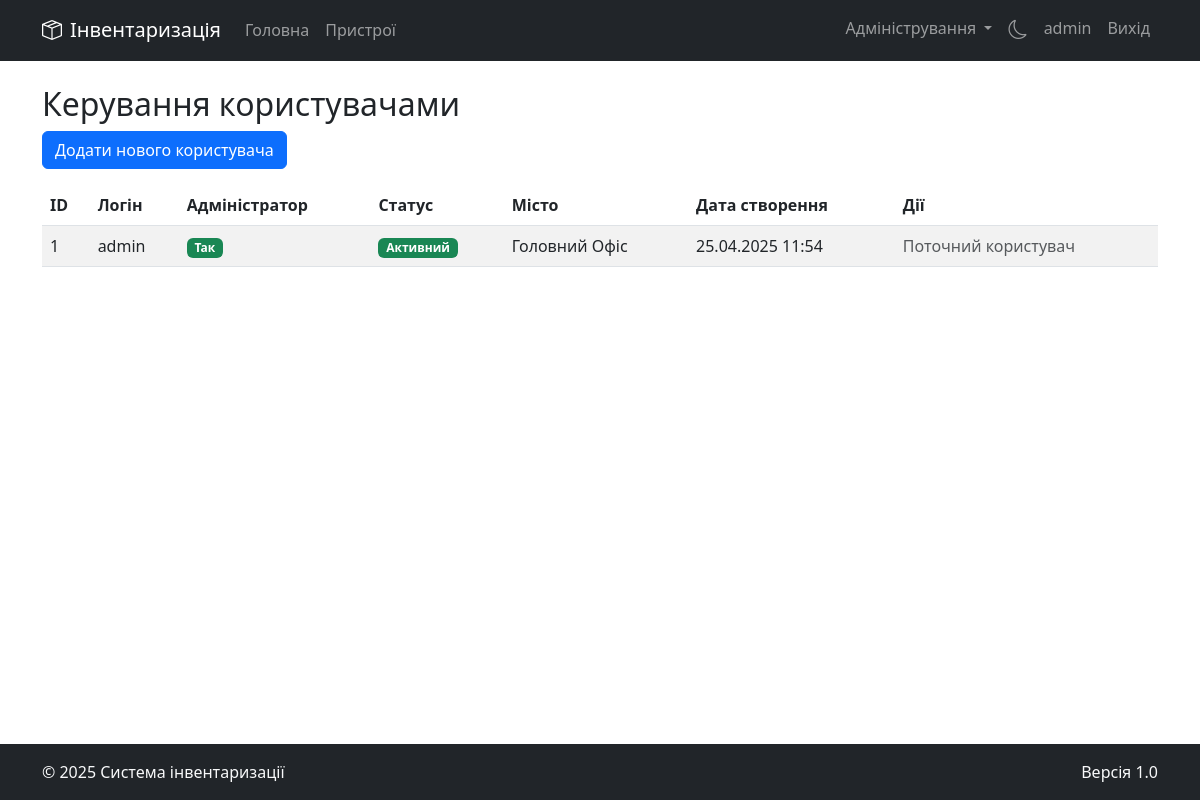
The app's page /admin/users (signed in) with its own data.
### app.py (models this page shows, shortened)
class User(UserMixin, db.Model):
    id = db.Column(db.Integer, primary_key=True)
    username = db.Column(db.String(80), unique=True, nullable=False)
    password = db.Column(db.String(120), nullable=False)
    is_admin = db.Column(db.Boolean, default=False)
    is_active = db.Column(db.Boolean, default=True)
    created_at = db.Column(db.DateTime, default=datetime.utcnow)
    city_id = db.Column(db.Integer, db.ForeignKey('city.id'))
    city = db.relationship('City', backref='users')

class City(db.Model):
    id = db.Column(db.Integer, primary_key=True)
    name = db.Column(db.String(100), nullable=False, unique=True)
    devices = db.relationship('Device', backref='city', lazy=True)

### app.py (the view)
    def wrapper(*args, **kwargs):
        if not current_user.is_authenticated or not current_user.is_admin:
            abort(403)
        return func(*args, **kwargs)

### app.py (called while the page is built)
@login_manager.user_loader
def load_user(user_id):
    user = User.query.get(int(user_id))
    if user and user.is_active:
        return user
    return None

def admin_required(func):
    def wrapper(*args, **kwargs):
        if not current_user.is_authenticated or not current_user.is_admin:
            abort(403)
        return func(*args, **kwargs)
    wrapper.__name__ = func.__name__
    return wrapper

@app.route('/admin/users')
@login_required
@admin_required
def admin_users():
    users = User.query.all()
    return render_template('admin/users.html', users=users)

@app.context_processor
def utility_processor():
    def get_user_agent():
        return request.headers.get('User-Agent')
    return dict(get_user_agent=get_user_agent)

### templates/admin/users.html
{% extends "base.html" %}
{% block content %}
<h2>Керування користувачами</h2>
<a href="{{ url_for('admin_add_user') }}" class="btn btn-primary mb-3">Додати нового користувача</a>
<div class="table-responsive">
    <table class="table table-striped">
        <thead>
            <tr>
                <th>ID</th>
                <th>Логін</th>
                <th>Адміністратор</th>
                <th>Статус</th>
                <th>Місто</th>
                <th>Дата створення</th>
                <th>Дії</th>
            </tr>
        </thead>
        <tbody>
            {% for user in users %}
            <tr>
                <td>{{ user.id }}</td>
                <td>{{ user.username }}</td>
                <td>{% if user.is_admin %}<span class="badge bg-success">Так</span>{% else %}<span class="badge bg-secondary">Ні</span>{% endif %}</td>
                <td>{% if user.is_active %}<span class="badge bg-success">Активний</span>{% else %}<span class="badge bg-danger">Заблокований</span>{% endif %}</td>
                <td>{{ user.city.name if user.city else 'Не визначено' }}</td>
                <td>{{ user.created_at.strftime('%d.%m.%Y %H:%M') }}</td>
                <td>
                    {% if user.id != current_user.id %}
                    <a href="{{ url_for('admin_edit_user', user_id=user.id) }}" class="btn btn-sm btn-info">Редагувати</a>
                    <a href="{{ url_for('admin_toggle_user', user_id=user.id) }}" class="btn btn-sm {% if user.is_active %}btn-warning{% else %}btn-success{% endif %}">
                        {% if user.is_active %}Заблокувати{% else %}Розблокувати{% endif %}
                    </a>
                    <form method="POST" action="{{ url_for('admin_delete_user', user_id=user.id) }}" class="d-inline" onsubmit="return confirm('Ви впевнені, що хочете видалити цього користувача?');">
                        <button type="submit" class="btn btn-sm btn-danger">Видалити</button>
                    </form>
                    {% else %}
                    <span class="text-muted">Поточний користувач</span>
                    {% endif %}
                </td>
            </tr>
            {% endfor %}
        </tbody>
    </table>
</div>
{% endblock %}

### templates/base.html (shortened to what this page needs)
<!DOCTYPE html>
<html lang="uk" data-bs-theme="{{ request.cookies.get('theme', 'light') }}">
<head>
    <link href="https://cdn.jsdelivr.net/npm/bootstrap@5.3.0/dist/css/bootstrap.min.css" rel="stylesheet">
    <link rel="stylesheet" href="https://cdn.jsdelivr.net/npm/bootstrap-icons@1.11.0/font/bootstrap-icons.css">
</head>
<body>
    <header>
        <nav class="navbar navbar-expand-lg navbar-dark bg-dark mb-4">
            <div class="container">
                <a class="navbar-brand" href="{{ url_for('index') }}">
                    <i class="bi bi-box-seam me-2"></i>Інвентаризація
                </a>
                <div class="collapse navbar-collapse" id="navbarNav">
                    <ul class="navbar-nav me-auto">
                        <li class="nav-item">
                            <a class="nav-link" href="{{ url_for('index') }}">Головна</a>
                        </li>
                        {% if current_user.is_authenticated %}
                        <li class="nav-item">
                            <a class="nav-link" href="{{ url_for('devices') }}">Пристрої</a>
                        </li>
                        {% endif %}
                    </ul>
                    <ul class="navbar-nav ms-auto">
                        {% if current_user.is_authenticated %}
                            {% if current_user.is_admin %}
                            <li class="nav-item dropdown">
                                <a class="nav-link dropdown-toggle" href="#" id="adminDropdown" role="button" data-bs-toggle="dropdown" aria-expanded="false">
                                    Адміністрування
                                </a>
                            </li>
                            {% endif %}
                            <li class="nav-item">
                                <a class="nav-link" href="{{ url_for('toggle_theme') }}">
                                    {% if request.cookies.get('theme') == 'dark' %}
                                        <i class="bi bi-sun navbar-theme-icon"></i>
                                    {% else %}
                                        <i class="bi bi-moon navbar-theme-icon"></i>
                                    {% endif %}
                                </a>
                            </li>
                            <li class="nav-item">
                                <a class="nav-link" href="#">{{ current_user.username }}</a>
                            </li>
                            <li class="nav-item">
                                <a class="nav-link" href="{{ url_for('logout') }}">Вихід</a>
                            </li>
                        {% endif %}
                    </ul>
                </div>
            </div>
        </nav>
    </header>
    <main class="container mb-4">
        {% block content %}{% endblock %}
    </main>
    <footer class="bg-dark text-light py-3 mt-auto">
        <div class="container">
            <div class="row">
                <div class="col-md-6">
                    <p class="mb-0">&copy; 2025 Система інвентаризації</p>
                </div>
                <div class="col-md-6 text-md-end">
                    <p class="mb-0">Версія 1.0</p>
                </div>
            </div>
        </div>
    </footer>
</body>
</html>

### templates/base.html (style rules this page uses)
body { min-height: 100vh; display: flex; flex-direction: column; }
main { flex: 1; }
.navbar-theme-icon { font-size: 1.2rem; cursor: pointer; }

### records on screen
User: username "admin", id "1", is_admin "Так", is_active "Активний", city "Головний Офіс", created_at "25.04.2025 11:54", shows "Поточний користувач"
